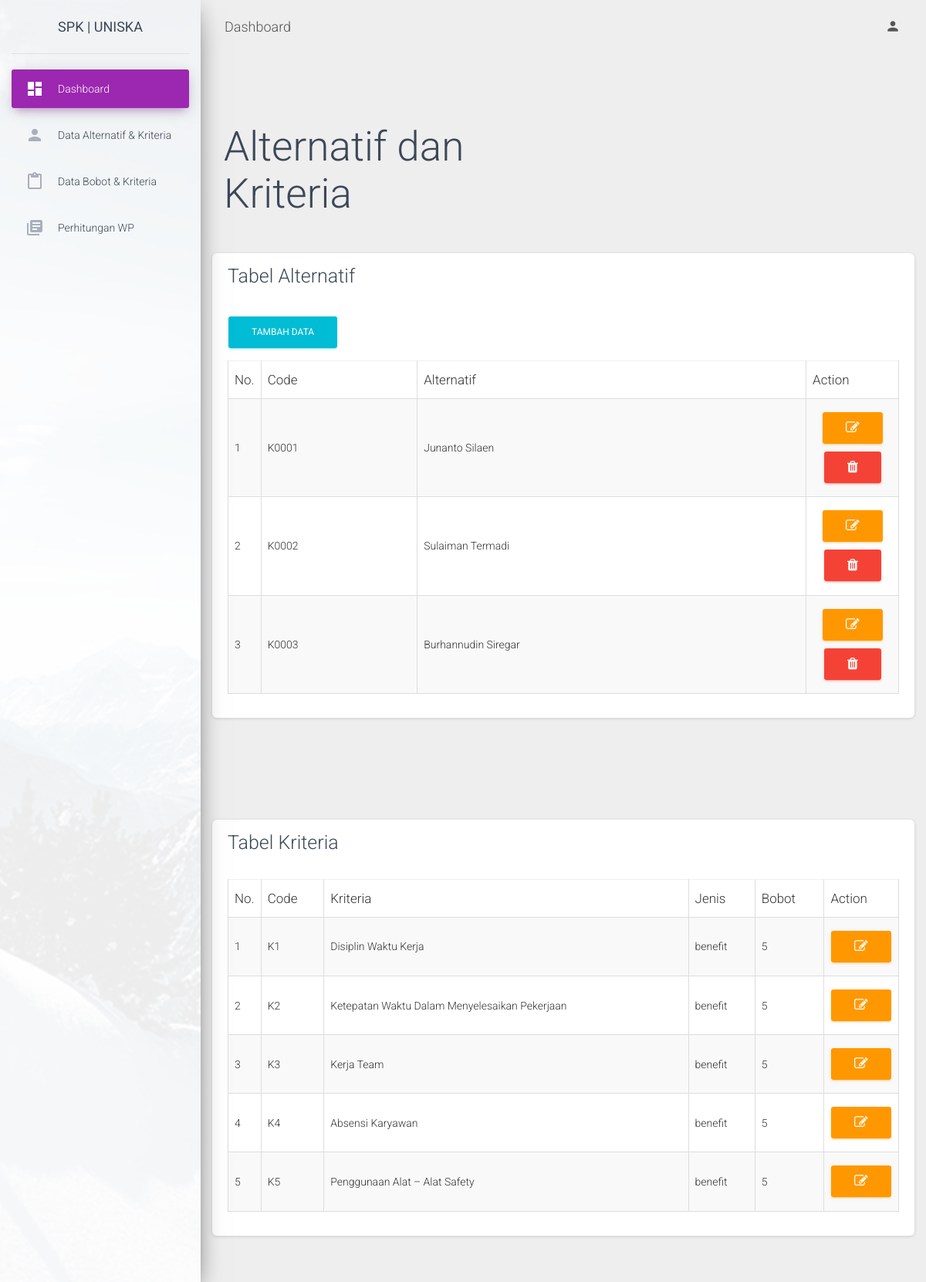
Page /aplikasi/alternatif.php on the committed database.
### tables this page shows
CREATE TABLE `alternatif` (
  `id_alter` int(11) NOT NULL,
  `code` varchar(128) DEFAULT NULL,
  `alternatif` varchar(128) DEFAULT NULL
);

CREATE TABLE `kriteria` (
  `id` int(11) NOT NULL,
  `code` varchar(32) DEFAULT NULL,
  `kriteria` varchar(256) DEFAULT NULL,
  `jenis` varchar(32) DEFAULT NULL,
  `bobot` int(10) DEFAULT NULL
);

### aplikasi/alternatif.php (the view, shortened to what this page needs)
<?php
include "../layout/header.php";
?>
<body class="">
  <div class="wrapper ">
    <div class="sidebar" data-color="purple" data-background-color="white" data-image="../assets/img/sidebar-1.jpg">
    <div class="logo"><a href="#" class="simple-text logo-normal">
          SPK | UNISKA
        </a></div>
        <div class="sidebar-wrapper">
        <ul class="nav">
          <li class="nav-item active  ">
            <a class="nav-link" href="./dashboard.php">
              <i class="material-icons">dashboard</i>
              <p>Dashboard</p>
            </a>
          </li>
          <li class="nav-item ">
            <a class="nav-link" href="./alternatif.php">
              <i class="material-icons">person</i>
              <p>Data Alternatif & Kriteria</p>
            </a>
          </li>
          <li class="nav-item ">
            <a class="nav-link" href="./bobot.php">
              <i class="material-icons">content_paste</i>
              <p>Data Bobot & Kriteria</p>
            </a>
          </li>
          <li class="nav-item ">
            <a class="nav-link" href="./perhitungan.php">
              <i class="material-icons">library_books</i>
              <p>Perhitungan WP</p>
            </a>
          </li>
        </ul>
      </div>
    </div>
    <div class="main-panel">
      <nav class="navbar navbar-expand-lg navbar-transparent navbar-absolute fixed-top ">
        <div class="container-fluid">
          <div class="navbar-wrapper">
            <a class="navbar-brand" href="javascript:;">Dashboard</a>
          </div>
          <div class="collapse navbar-collapse justify-content-end">
            <ul class="navbar-nav">
              <li class="nav-item dropdown">
                <a class="nav-link" href="javascript:;" id="navbarDropdownProfile" data-toggle="dropdown" aria-haspopup="true" aria-expanded="false">
                  <i class="material-icons">person</i>
                </a>
              </li>
            </ul>
          </div>
        </div>
      </nav>
      <div class="content">
        <div class="container-fluid">
          <div class="row">
            <div class="col-lg-3 col-md-6 col-sm-6">
            </div>
          </div>
          <div class="row mb-2">
                <div class="col-sm-6">
                    <h1>Alternatif dan Kriteria</h1>
                </div>
            </div>
        </div>
    <section class="content">
        <div class="row">
            <div class="col">
                <div class="card">
                    <div class="card-header">
                        <h3 class="card-title">Tabel Alternatif</h3>
                    </div>
                    <div class="card-body">
                        <button type="button" class="btn btn-info mb-3" data-toggle="modal" data-target="#addModal"><i class=""></i> Tambah Data</button>
                        <table id="example1" class="table table-bordered table-striped">
                            <thead>
                                <tr>
                                    <th width="20px">No.</th>
                                    <th>Code</th>
                                    <th>Alternatif</th>
                                    <th width="120px">Action</th>
                                </tr>
                            </thead>
                            <tbody>
                                <?php
                                include 'koneksi.php';
                                $no = 1;
                                $sql = mysqli_query($koneksi, "SELECT * FROM alternatif");
                                while ($data = mysqli_fetch_assoc($sql)) {
                                ?>
                                    <tr>
                                        <td><?= $no++; ?></td>
                                        <td><?= $data['code']; ?></td>
                                        <td><?= $data['alternatif']; ?></td>
                                        <td align="center">
                                            <button type="button" class="btn btn-warning sm" data-toggle="modal" data-target="#editModal<?= $data['id_alter']; ?>"><i class="fa fa-pencil-square-o"></i></button>
                                            <button type="button" class="btn btn-danger sm" data-toggle="modal" data-target="#deleteModal<?= $data['id_alter']; ?>"><i class="fa fa-trash"></i></button>
                                        </td>
                                    </tr>
                                <?php } ?>
                            </tbody>
                        </table>
                    </div>
                </div>
            </div>
        </div>
        <br><br><br>
        <div class="row">
            <div class="col">
                <div class="card">
                    <div class="card-header">
                        <h3 class="card-title">Tabel Kriteria</h3>
                    </div>
                    <div class="card-body">
                        <table id="example2" class="table table-bordered table-striped">
                            <thead>
                                <tr>
                                    <th width="20px">No.</th>
                                    <th>Code</th>
                                    <th>Kriteria</th>
                                    <th>Jenis</th>
                                    <th>Bobot</th>
                                    <th width="50px">Action</th>
                                </tr>
                            </thead>
                            <tbody>
                                <?php
                                $no = 1;
                                $sql = mysqli_query($koneksi, "SELECT * FROM kriteria");
                                while ($data = mysqli_fetch_assoc($sql)) {
                                ?>
                                    <tr>
                                        <td><?= $no++; ?></td>
                                        <td><?= $data['code']; ?></td>
                                        <td><?= $data['kriteria']; ?></td>
                                        <td><?= $data['jenis']; ?></td>
                                        <td><?= $data['bobot']; ?></td>
                                        <td align="center">
                                            <button class="btn btn-warning sm" data-toggle="modal" data-target="#editKriteria<?= $data['id']; ?>"><i class="fa fa-pencil-square-o""></i></button>
                                        </td>
                                    </tr>
                                <?php } ?>
                            </tbody>
                        </table>
                    </div>
                </div>
            </div>
        </div>
    </section>
</div>
             </div>
            </div>
  <?php
  include "../layout/footer.php";
  ?>

### layout/header.php (shortened to what this page needs)
<!DOCTYPE html>
<html lang="en">
<head>
  <link rel="stylesheet" href="https://maxcdn.bootstrapcdn.com/font-awesome/latest/css/font-awesome.min.css">
  <link href="../assets/css/material-dashboard.css?v=2.1.2" rel="stylesheet" />
  <link href="../assets/demo/demo.css" rel="stylesheet" />
</head>

### layout/footer.php (shortened to what this page needs)
</body>
</html>

### rows in the picture
alternatif: code "K0001", alternatif "Junanto Silaen"
alternatif: code "K0002", alternatif "Sulaiman Termadi"
alternatif: code "K0003", alternatif "Burhannudin Siregar"
kriteria: code "K1", kriteria "Disiplin Waktu Kerja", jenis "benefit", bobot "5"
kriteria: code "K2", kriteria "Ketepatan Waktu Dalam Menyelesaikan Pekerjaan", jenis "benefit", bobot "5"
kriteria: code "K3", kriteria "Kerja Team", jenis "benefit", bobot "5"
kriteria: code "K4", kriteria "Absensi Karyawan", jenis "benefit", bobot "5"
kriteria: code "K5", kriteria "Penggunaan Alat – Alat Safety", jenis "benefit", bobot "5"
